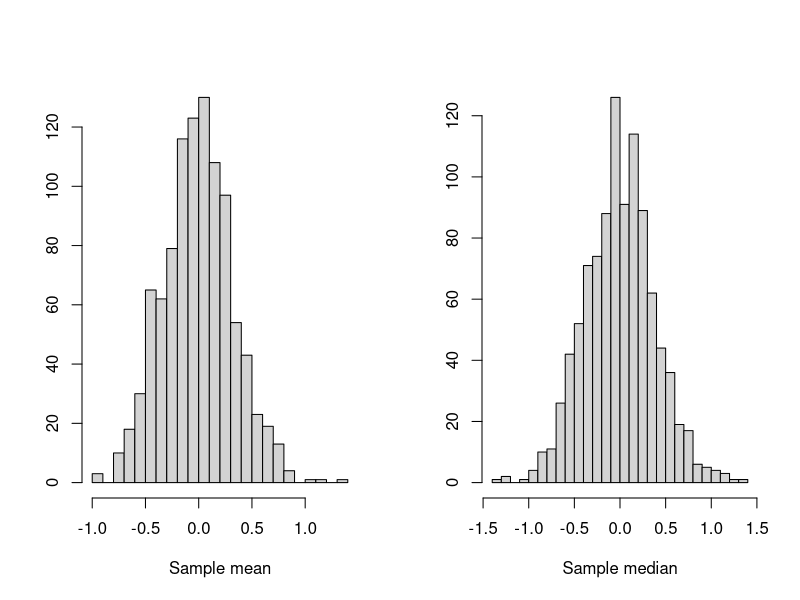
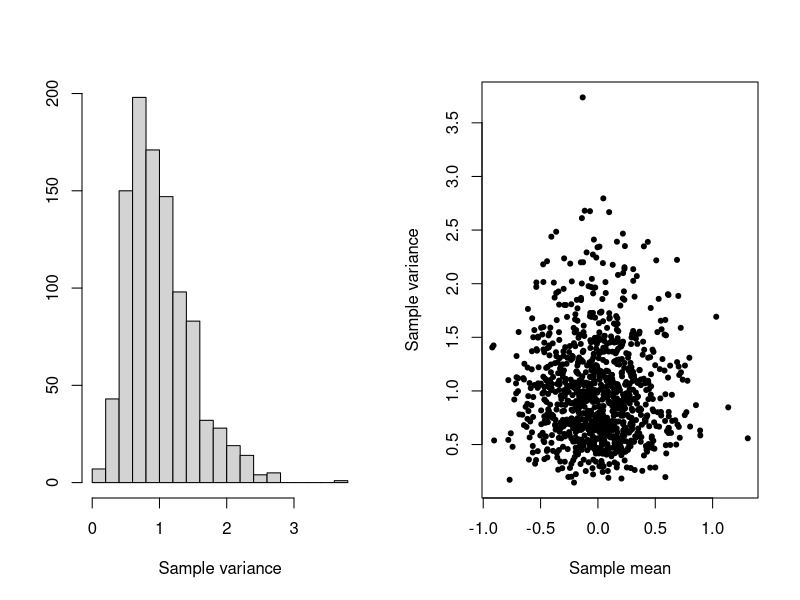

Recreate these plots in R, in order.
## STAT-11 - Example 1 ##

# Generating the simulated data #
M <- matrix(rnorm(10000), ncol=10)
xbar <- apply(M, 1, mean)
xtilde <- apply(M, 1, median)
s2 <- apply(M, 1, var)
df <- data.frame(xbar, xtilde, s2)
str(df)
df[1:10, ]

# Sampling distributions of the mean and the median #
mean(xbar)
var(xbar)
mean(xtilde)
var(xtilde)
par(mfrow=c(1,2))
hist(xbar, main="", breaks=20, xlab="Sample mean", ylab="")
hist(xtilde, main="", breaks=20, xlab="Sample median", ylab="")

## Sampling distribution of the variance ##
mean(s2)
var(s2)
hist(s2, main="", breaks=20, xlab="Sample variance", ylab="")
plot(s2 ~ xbar, main="", pch=20, xlab="Sample mean", ylab="Sample variance")
